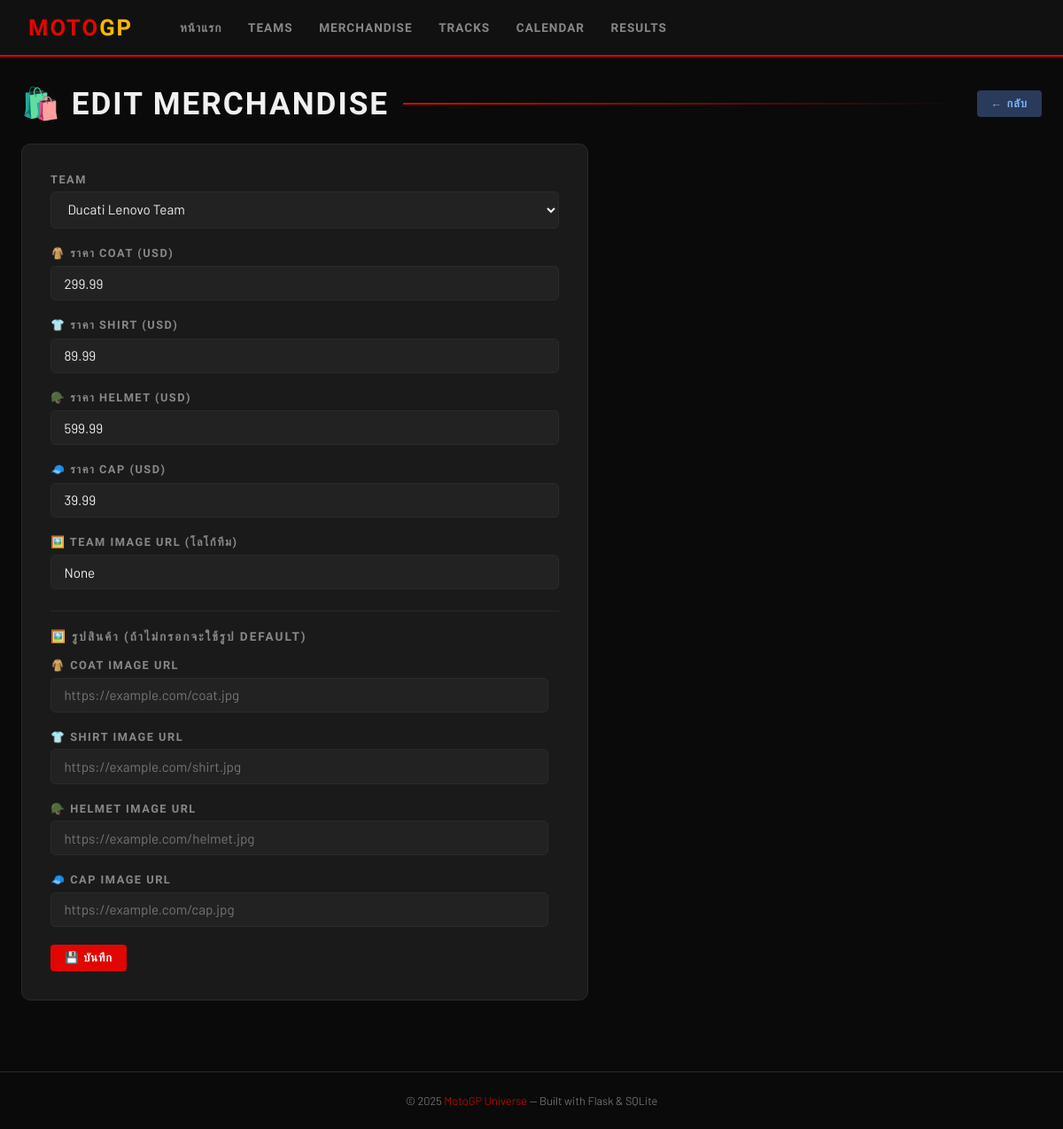
Screenshot of /merchandise/edit/1 with the database file from the repository.
### tables this page shows
CREATE TABLE merchandise (
    id INTEGER PRIMARY KEY AUTOINCREMENT,
    team_id INTEGER NOT NULL REFERENCES teams(id),
    coat REAL,
    shirt REAL,
    helmet REAL,
    cap REAL
, image_url TEXT, coat_img TEXT, shirt_img TEXT, helmet_img TEXT, cap_img TEXT);

CREATE TABLE teams (
    id INTEGER PRIMARY KEY AUTOINCREMENT,
    team TEXT NOT NULL,
    rider TEXT,
    owner TEXT,
    sponsor TEXT,
    highlight TEXT,
    standing INTEGER
);

### app.py (the view, shortened to what this page needs)
@app.route('/merchandise/edit/<int:id>', methods=['GET', 'POST'])
def merchandise_edit(id):
    conn = get_db()
    data  = conn.execute('SELECT * FROM merchandise WHERE id=?', (id,)).fetchone()
    teams = conn.execute('SELECT id, team FROM teams ORDER BY team').fetchall()
    conn.close()
    return render_template('form_merchandise.html', action='Edit', data=data, teams=teams)

### app.py (called while the page is built)
def get_db():
    conn = sqlite3.connect(DATABASE)
    conn.row_factory = sqlite3.Row
    conn.execute("PRAGMA foreign_keys = ON")
    return conn

### templates/form_merchandise.html (shortened to what this page needs)
{% extends "base.html" %}
{% block content %}
<div class="page">
  <div class="section-header">
    <h1>🛍️ {{ action }} Merchandise</h1>
    <div class="bar"></div>
    <a href="/merchandise" class="btn btn-edit">← กลับ</a>
  </div>
  <div class="form-card">
    <form method="POST">
      <div class="form-group">
        <label>Team</label>
        <select name="team_id" required>
          {% for t in teams %}
          <option value="{{ t.id }}" {% if data and data.team_id == t.id %}selected{% endif %}>{{ t.team }}</option>
          {% endfor %}
        </select>
      </div>
      <div class="form-group">
        <label>🧥 ราคา Coat (USD)</label>
        <input type="number" step="0.01" name="coat" value="{{ data.coat if data else '' }}" placeholder="299.99">
      </div>
      <div class="form-group">
        <label>👕 ราคา Shirt (USD)</label>
        <input type="number" step="0.01" name="shirt" value="{{ data.shirt if data else '' }}" placeholder="89.99">
      </div>
      <div class="form-group">
        <label>🪖 ราคา Helmet (USD)</label>
        <input type="number" step="0.01" name="helmet" value="{{ data.helmet if data else '' }}" placeholder="599.99">
      </div>
      <div class="form-group">
        <label>🧢 ราคา Cap (USD)</label>
        <input type="number" step="0.01" name="cap" value="{{ data.cap if data else '' }}" placeholder="39.99">
      </div>
      <div class="form-group">
        <label>🖼️ Team Image URL (โลโก้ทีม)</label>
        <input type="url" name="image_url" value="{{ data.image_url if data else '' }}" placeholder="https://example.com/team-logo.png">
      </div>
      <div style="border-top:1px solid var(--border); margin:1.5rem 0 1.25rem; padding-top:1.25rem">
        <div style="font-family:'Barlow Condensed',sans-serif; font-weight:700; font-size:0.85rem; letter-spacing:2px; text-transform:uppercase; color:var(--muted); margin-bottom:1rem">
          🖼️ รูปสินค้า (ถ้าไม่กรอกจะใช้รูป default)
        </div>
        {% set items = [
          ('coat_img',   '🧥', 'Coat',   data.coat_img   if data else ''),
          ('shirt_img',  '👕', 'Shirt',  data.shirt_img  if data else ''),
          ('helmet_img', '🪖', 'Helmet', data.helmet_img if data else ''),
          ('cap_img',    '🧢', 'Cap',    data.cap_img    if data else '')
        ] %}
        {% for field, icon, label, val in items %}
        <div class="form-group" style="display:grid; grid-template-columns:1fr auto; gap:0.75rem; align-items:start">
          <div>
            <label>{{ icon }} {{ label }} Image URL</label>
            <input type="url" name="{{ field }}" value="{{ val or '' }}" placeholder="https://example.com/{{ label|lower }}.jpg">
          </div>
        </div>
        {% endfor %}
      </div>
      <button type="submit" class="btn btn-primary">💾 บันทึก</button>
    </form>
  </div>
</div>
{% endblock %}

### templates/base.html (style rules this page uses)
:root { --red: #E10600; --red-dark: #9A0000; --gold: #FFB800; --dark: #0A0A0A; --dark2: #111111; --dark3: #1A1A1A; --dark4: #222222; --text: #F0F0F0; --muted: #888; --border: #2A2A2A; --accent: #E10600; }
*, *::before, *::after { box-sizing: border-box; margin: 0; padding: 0; }
body { background: var(--dark); color: var(--text); font-family: 'Barlow', sans-serif; font-weight: 300; min-height: 100vh; }
.page { max-width: 1280px; margin: 0 auto; padding: 2rem 1.5rem; }
.section-header { display: flex; align-items: center; gap: 1rem; margin-bottom: 1.5rem; }
.section-header h1 { font-family: 'Barlow Condensed', sans-serif; font-weight: 900; font-size: 2.2rem; text-transform: uppercase; letter-spacing: 2px; }
.section-header .bar { flex: 1; height: 2px; background: linear-gradient(90deg, var(--red), transparent); }
.btn { display: inline-block; padding: 0.45rem 1rem; border-radius: 4px; font-family: 'Barlow Condensed', sans-serif; font-weight: 700; font-size: 0.8rem; letter-spacing: 1px; text-transform: uppercase; text-decoration: none; cursor: pointer; border: none; transition: all 0.2s; }
.btn-primary { background: var(--red); color: #fff; }
.btn-edit { background: #2A3A5A; color: #7EB3FF; }
.form-card { background: var(--dark3); border: 1px solid var(--border); border-radius: 10px; padding: 2rem; max-width: 640px; }
.form-group { margin-bottom: 1.25rem; }
label { display: block; font-family: 'Barlow Condensed', sans-serif; font-weight: 600; font-size: 0.8rem; letter-spacing: 1.5px; text-transform: uppercase; color: var(--muted); margin-bottom: 0.4rem; }
input, textarea, select { width: 100%; background: var(--dark4); border: 1px solid var(--border); color: var(--text); padding: 0.6rem 0.9rem; border-radius: 5px; font-family: 'Barlow', sans-serif; font-size: 0.95rem; transition: border-color 0.2s; }

### rows the page displays
merchandise: team_id "Ducati Lenovo Team", coat "299.99", shirt "89.99", helmet "599.99", cap "39.99"

### other values shown
{{ action }} "EDIT"
{{ icon }} "🧥" "👕" "🪖" "🧢"
{{ label }} "COAT" "SHIRT" "HELMET" "CAP"
